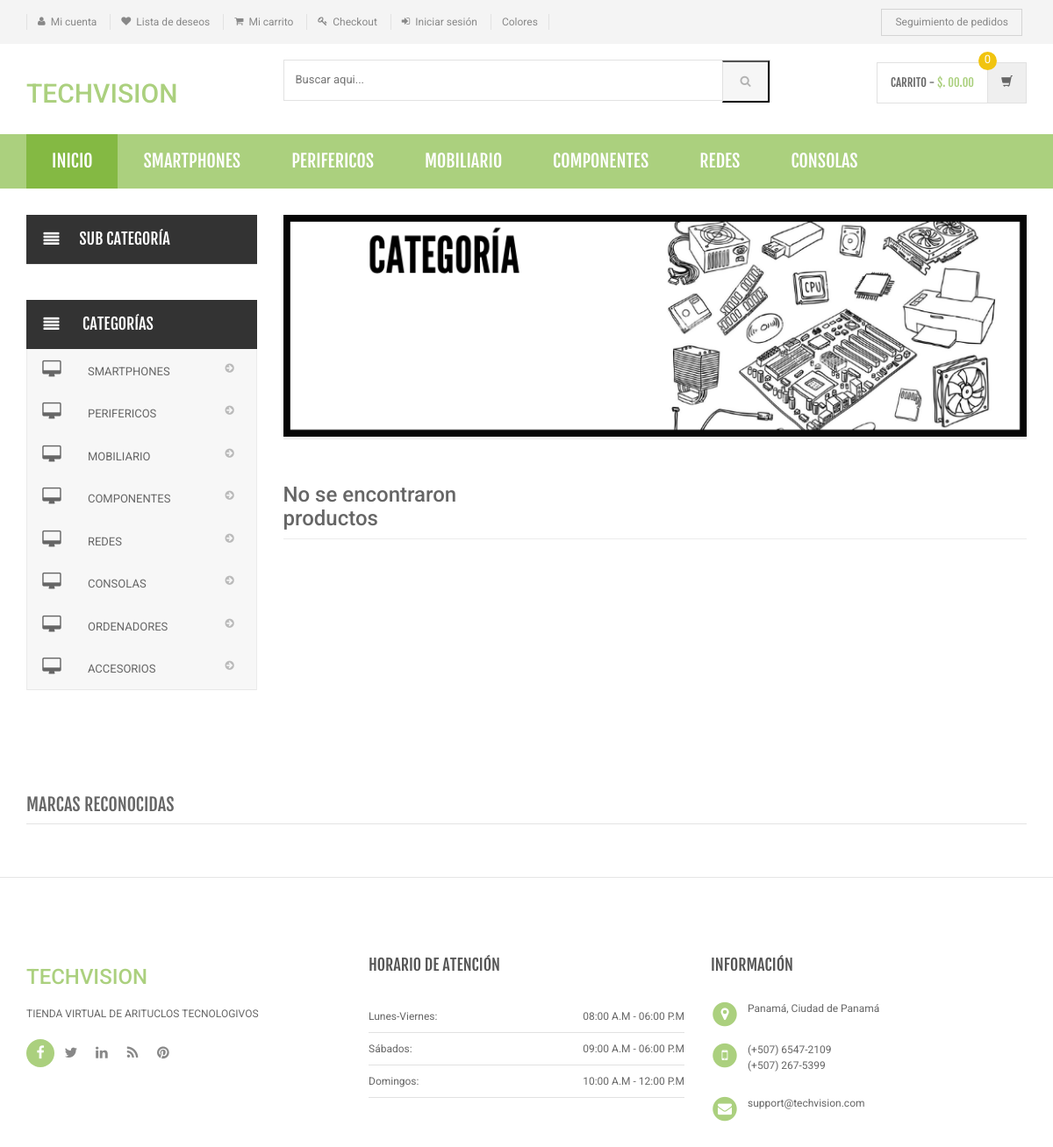
The app's page /category.php with its own data.
### tables this page shows
CREATE TABLE `category` (
  `id` int(11) NOT NULL AUTO_INCREMENT,
  `categoryName` varchar(255) DEFAULT NULL,
  `categoryDescription` longtext DEFAULT NULL,
  `creationDate` timestamp NOT NULL DEFAULT current_timestamp(),
  `updationDate` varchar(255) DEFAULT NULL,
  PRIMARY KEY (`id`)
);

### includes/side-menu.php (the view)
<div class="side-menu animate-dropdown outer-bottom-xs">
    <div class="head"><i class="icon fa fa-align-justify fa-fw"></i> Categorías</div>
    <nav class="yamm megamenu-horizontal" role="navigation">
        <ul class="nav">
            <li class="dropdown menu-item">
              <?php $sql=mysqli_query($con,"select id,categoryName  from category");
while($row=mysqli_fetch_array($sql))
{
    ?>
                <a href="category.php?cid=<?php echo $row['id'];?>" class="dropdown-toggle"><i class="icon fa fa-desktop fa-fw"></i>
                <?php echo $row['categoryName'];?></a>
                <?php }?>
</li>
</ul>
    </nav>
</div>

### includes/menu-bar.php (shortened to what this page needs)
<div class="header-nav animate-dropdown">
    <div class="container">
        <div class="yamm navbar navbar-default" role="navigation">
            <div class="nav-bg-class">
                <div class="navbar-collapse collapse" id="mc-horizontal-menu-collapse">
	<div class="nav-outer">
		<ul class="nav navbar-nav">
			<li class="active dropdown yamm-fw">
				<a href="index.php" data-hover="dropdown" class="dropdown-toggle">Inicio</a>
			</li>
              <?php $sql=mysqli_query($con,"select id,categoryName  from category limit 6");
while($row=mysqli_fetch_array($sql))
{
    ?>
			<li class="dropdown yamm">
				<a href="category.php?cid=<?php echo $row['id'];?>"> <?php echo $row['categoryName'];?></a>
			</li>
			<?php } ?>
		</ul>
		<div class="clearfix"></div>
	</div>
</div>
            </div>
        </div>
    </div>
</div>

### assets/css/green.css (style rules this page uses)
a { color: #abd07e; }
.header-style-1 .header-nav { background: #abd07e; }
.cnt-home .header-style-1 .header-nav .navbar .navbar-nav > li.active { background: #84b943; }

### assets/css/lightbox.css (style rules this page uses)
body:after { content: url(../images/close.png) url(../images/loading.gif) url(../images/prev.png) url(../images/next.png); display: none; }

### assets/css/blue.css (style rules this page uses)
a { color: #3498db; }
.header-style-1 .header-nav { background: #3498db; }
.cnt-home .header-style-1 .header-nav .navbar .navbar-nav > li.active { background: #1d6ca1; }

### assets/css/red.css (style rules this page uses)
a { color: #ff6c6c; }
.header-style-1 .header-nav { background: #ff6c6c; }
.cnt-home .header-style-1 .header-nav .navbar .navbar-nav > li.active { background: #ff1a1a; }

### assets/css/orange.css (style rules this page uses)
a { color: #f39c12; }
.header-style-1 .header-nav { background: #f39c12; }
.cnt-home .header-style-1 .header-nav .navbar .navbar-nav > li.active { background: #ab6c09; }

### assets/css/dark-green.css (style rules this page uses)
a { color: #12cca7; }
.header-style-1 .header-nav { background: #12cca7; }
.cnt-home .header-style-1 .header-nav .navbar .navbar-nav > li.active { background: #0b816a; }

### records on screen
category: categoryName "SMARTPHONES"
category: categoryName "PERIFERICOS"
category: categoryName "MOBILIARIO"
category: categoryName "COMPONENTES"
category: categoryName "REDES"
category: categoryName "CONSOLAS"
category: categoryName "ORDENADORES"
category: categoryName "ACCESORIOS"
